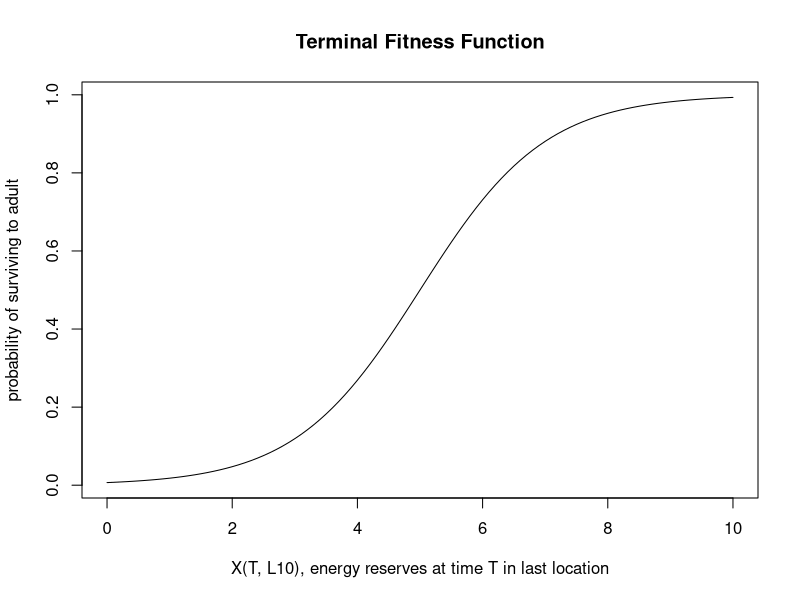
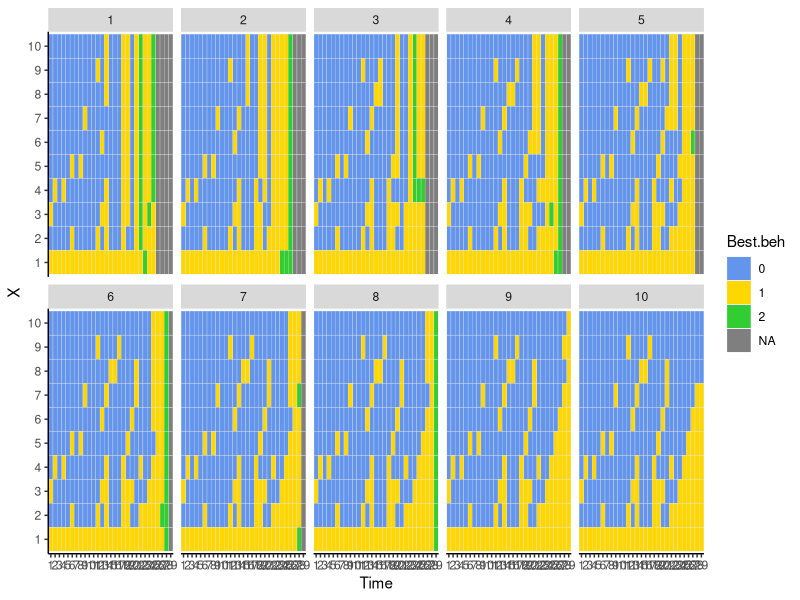
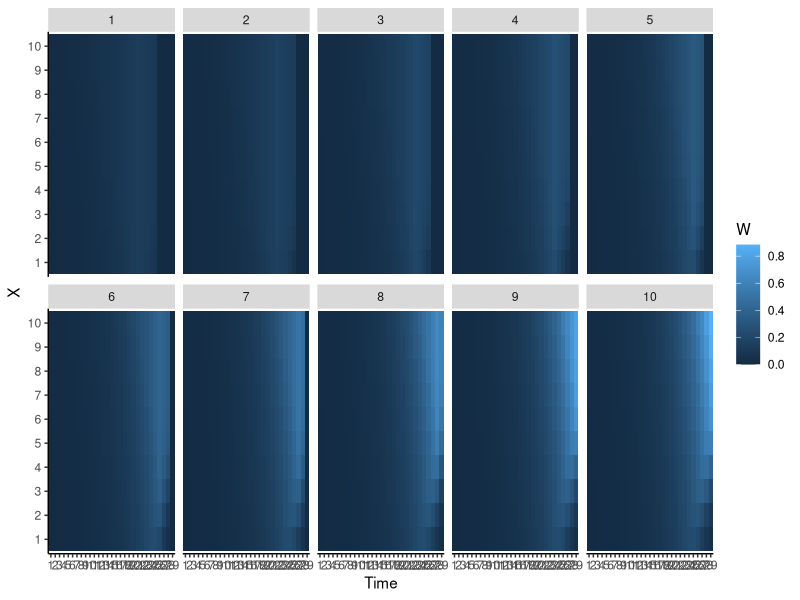

The R script that drew these images, in order:

#### SABAL FINAL PROJECT ####

### How do migrating salmon change speed (via antipredator behavior) in response to predation risk?


# load libraries
library(abind); library(ggplot2); library(plyr)

#### Make empty objects to store eventual outputs from dynamic programming equations

# F.all <- an array that stores the final (including terminal) fitness (probability of surviving to a
#          returning adult) for each state (columns), time (rows), for each location (matricies)

F.all <- array(NA, dim=c(30,10,10))  #(rows: time, cols: state, matricies: location)


# Best.beh <- an array with the same structure as F.all. This is the decision matrix. Stored values
#             will be the best decision chosen (move 0, 1, 2 locations).

Best.beh <- array(NA, dim=c(30,10,10))  #(rows: time, cols: state, matricies: location)


# F.vec <- an array to hold the total fitness at time t+1 (2nd column, value used in calculations), and
#         at time t (1st column, resulting value from current calculation, which will be used in the NEXT
#         iteration).

F.vec <- array(NA, dim=c(10,2,10))  #(rows: state, cols: F(x,t), F(x, t+1), matricies: location)



#### Terminal fitness function - how do energy reserves at time T and location 10 relate to probability of
#    surving to a returning adult? More final energy reserves, more likely to survive to adult.
#    Terminal fitness can only range between 0 and 1.

#ONLY applicable if location is 10 at time T!!!! Otherwise, fitness is 0!
T.FITNESS <- function(X, m){  1/(1+exp(-X+m)) }
curve(T.FITNESS(X, m=5), xlim=c(0, 10), ylab="probability of surviving to adult",
      xlab="X(T, L10), energy reserves at time T in last location", main="Terminal Fitness Function",
      xname = "X")


### Fill in last column (T) for of F.vec based on Terminal fitness function
F.vec[,2,10] <- T.FITNESS(X = seq(1,10,1), m=5)  #if salmon make it to location 10, then their fitness depends on their energy reserves.

F.vec[,2,1:9] <- 0    #if salmon end in any location besides the last (10), then their fitness is 0!



#### Fitness function - function to calculate fitness at any state, location, and behavior.

FITNESS <- function(B, X, Xmax, L, Lmax, e, c, b, F.vec){
  Xnew <- X + e - c # calculate new state: energy reserves. If in L 10 than salmon gains MORE energy.
  Xnew <- min(Xnew, Xmax)
  Lnew <- L + b      # calculate new state: location
  Lnew <- min(Lnew, Lmax)
  
  W <- ifelse(Xnew > 0, (1-B)*F.vec[Xnew, 2, Lnew], 0) # calculate fitness: prob of survive predation times future fitness of RESULTING state and location.
                                                       # if X is less than 1, than fitness is 0 no matter what.
  return(W)
  }

# check fitness function works.
# FITNESS(B[1], X=1, Xmax, L=5, Lmax, e[1], c[1], b[1], F.vec)


#### Function to get maximum fitness and best behavioral choice for any state and location. Save in Temporary array (Temp.out) to bring to next function/loop.
OVER.BEH <- function(B, X, Xmax, L, Lmax, e, c, b, F.vec){
  W.behs <- matrix(NA, 3, 1)  #matrix to save fitnesses (W) from each (3) behavioral choice.
  
  for(i in 1:length(b)){ W.behs[i,] <- FITNESS(B[i], X, Xmax, L, Lmax, e[i], c[i], b[i], F.vec) }   #where does x come from?
  
  W.best <- max(W.behs)  # store highest fitness in F.vec for next iteration.
  Temp <- data.frame(W = W.behs, beh = seq(0,2,1))  #make temp dataframe with each fitness (W) for each behavior.
  Beh.best <- ifelse(W.best > 0, Temp[Temp$W == max(Temp$W),2], NA)  #get single value of best behavior choice (0,1,2). If W.best is 0 for all behavioral types, than no beh is best, return NA.
  F.vec[X,1,L] <- W.best  # save best fitness in the appropriate F.vec column 1 for that specific state X and L.
  
  Temp.out <- array(NA, dim=c(11,2,10)) #(rows: state, cols: F(x,t), F(x, t+1), matricies: location). Same size as F.vec, but add 1 row to save best W and beh.
  Temp.out[11,,] <- c(W.best, Beh.best)
  Temp.out[1:10,,] <- F.vec  # Temp.out needs ALL the info that will be used in the next function/loop. 
                             # F.vec AND the best W and best beh. Will split up later to use in different ways in the next function OVER.STATES.
  return(Temp.out)
  }


# #Check if for loop inside OVER.BEH works...Yes!
#   W.behs <- matrix(NA, 3, 1)   #vector to save fitnesses (W) from each (3) behavioral choice.
#   for(i in 1:3){ W.behs[i,] <- FITNESS(B[i], X=8, Xmax=10, L=8, Lmax=10, e[i], c[i], b[i], F.vec) }

# # see if OVER.BEH works for a specific X and L state for T-1. Yes! And F.vec column 1 is updated with new value for next iteration!!!
# OVER.BEH(B, X=8, Xmax=10, L=8, Lmax=10, e, c, b, F.vec) # see output of OVER.BEH function.
# OVER.BEH(B, X=2, Xmax=10, L=10, Lmax=10, e, c, b, F.vec) # see output of OVER.BEH function.
# OVER.BEH(B, X=1, Xmax=10, L=1, Lmax=10, e, c, b, F.vec) # Common to have problems when X=1...use this to check.

  

#### Function to iterate over both states X and L. Output is an array where first two columns is updated F.vec, third col is best W, fourth col is best Beh.

OVER.STATES <- function(B, X, Xmax, L, Lmax, e, c, b, F.vec){
Store <- array(NA, dim=c(10,2,10))  # array to store all W.best (column 1) and Beh.best (column 2) values from OVER.BEH for each state X (rows) and L (matricies).

for(X in 1:Xmax){  # iterate over states X
  for(L in 1:Lmax){ # iterate over states L
    Temp.out <- OVER.BEH(B, X, Xmax, L, Lmax, e, c, b, F.vec) # returns Temp.out from OVER.BEH, which as the updated F.vec AND W.best and Beh.best in the last row.
    
    n <- nrow(Temp.out) - 1  # get number of states by subtracting the last row to store W.best and Beh.best (this should be 10)
    F.vec <- Temp.out[1:n,,] # get F.vec back solo by subsetting Temp.out wihout the stored last row with W.best and Beh.best.
   
    best.W.beh <- c(Temp.out[n+1,1,1], Temp.out[n+1,2,1]) # get only stored values W.best and Beh.best (last row of Temp.out)
     Store[X,,L] <- best.W.beh # put best W and best beh in Store.
  }}

  # combine Store values with F.vec in Temp.out2 as the vessel leaving this function to bring important info to next for loop!
  Temp.out2 <- abind(F.vec, Store, along = 2) # add store columns to F.vec. This should be an array with 4 columns: F(X,t), F(X,t+1), W.best, Beh.best.
  return(Temp.out2)
}


# check to see if OVER.STATES works and returns Temp.out2! Yes!!!!
#  OVER.STATES(B, X, Xmax, L, Lmax, e, c, b, F.vec)
  

#### MAIN PROGRAM: iterate all of the above functions over time starting with T and moving backwards until t = 0.

### Parameters 
m <- 5
B <- c(0.1, 0.2, 0.4)
e <- c(2, 2, 2)
# e10 <- 4
c <- c(3, 1, 1)
X <- seq(1, 10, 1)
Xmax <- 10
L <- seq(1, 10, 1)
Lmax <- 10
b <- c(0, 1, 2)  # behavior: move 0, 1, 2 locations
Horizon <- 30  

### Output objects to save data from program
F.vec  # (rows: state, cols: F(x,t), F(x, t+1), matricies: location)
F.all  # (rows: time, cols: state, matricies: location)
Best.beh # (rows: time, cols: state, matricies: location)


# Start iterations over time
Time <- Horizon # time starts with 30 time steps.

# Use a while loop startig at Time = 30, decrement with each loop, until time is 1 and then exit the loop.
while(Time > 1) {
  Time <- Time - 1 # calculate fitness and behavioral choices for the previous time step.
  
  Temp.out2 <- OVER.STATES(B, X, Xmax, L, Lmax, e, c, b, F.vec) # get all fitness values for this time step for each state X and L!
  TempF.vec <- Temp.out2[,1:2,] # get F.vec out of Temp.out2 from OVER.STATES. Only first 2 columns of the array.
  
  for (J in 1:Xmax){    # for each state X and L, update F.vec with the new F.vec (TempF.vec) from the OVER.STATES function (column 1),
    for(K in 1:Lmax){   # and put those values back into F.vec in the second column to be ready for the next time iteration.
      F.vec[J,2,K] <- TempF.vec[J,1,K] }}
  
  Best.beh[Time,,] <- Temp.out2[,4,]  # save best behavior in Best.beh (decision matrix!)
  F.all[Time,,] <- Temp.out2[,3,]     # save best fitness in F.all
}

# check F.all and Best.beh to see if they make sense...they do!!! Woohoo!
F.all
Best.beh


#### OUTPUT
# # add labels for states as a columns in bottom rows
# X <- seq(1,10,1)
# Best.beh[Horizon,,] <- X  # these are decision matricies (behavoiral choices) for each location!
# F.all[Horizon,,] <- X     # these are decision matricies (fitnesses) for each location!



## Collapse arrays and combine into one dataframe for plotting in ggplot.
df.beh <- adply(Best.beh, c(1,2,3))                  # collapse array to dataframe
colnames(df.beh) <- c("Time", "X", "L", "Best.beh")  # add labels to columns

df.W <- adply(F.all, c(1,2,3))
colnames(df.W) <- c("Time", "X", "L", "W")

df.all <- join(df.beh, df.W)   # join data for best behavior and fitness together in one dataframe.
df.all$Best.beh <- as.factor(df.all$Best.beh)

df.all <- df.all[df.all$Time != 30,]  # drop Time = 30 becuase that is the end, and therefore have no behavioral choices.

#### PLOTS

# http://www.roymfrancis.com/a-guide-to-elegant-tiled-heatmaps-in-r/

# decision matrix plots for best behaviors at each location
ggplot(data=df.all, aes(x=Time, y=X, fill=Best.beh)) + geom_tile(color="gray90") + facet_wrap(~ L, ncol = 5) +
  scale_fill_manual(values = c("cornflowerblue", "gold", "limegreen")) +
  theme(axis.line = element_line(colour = "black"), panel.border = element_blank(), panel.background = element_blank())


# decision matrix plots for fitness at each location
ggplot(data=df.all, aes(x=Time, y=X, fill=W)) + geom_tile() + facet_wrap(~ L, ncol = 5) +
  theme(axis.line = element_line(colour = "black"), panel.border = element_blank(), panel.background = element_blank())




## ANOTHER THING THAT COULD BE STOCHASTIC IS WHEN PEAK OCEAN ENTRY IS!!!!!! THAT WOULD BE MOST REALISTIC!
